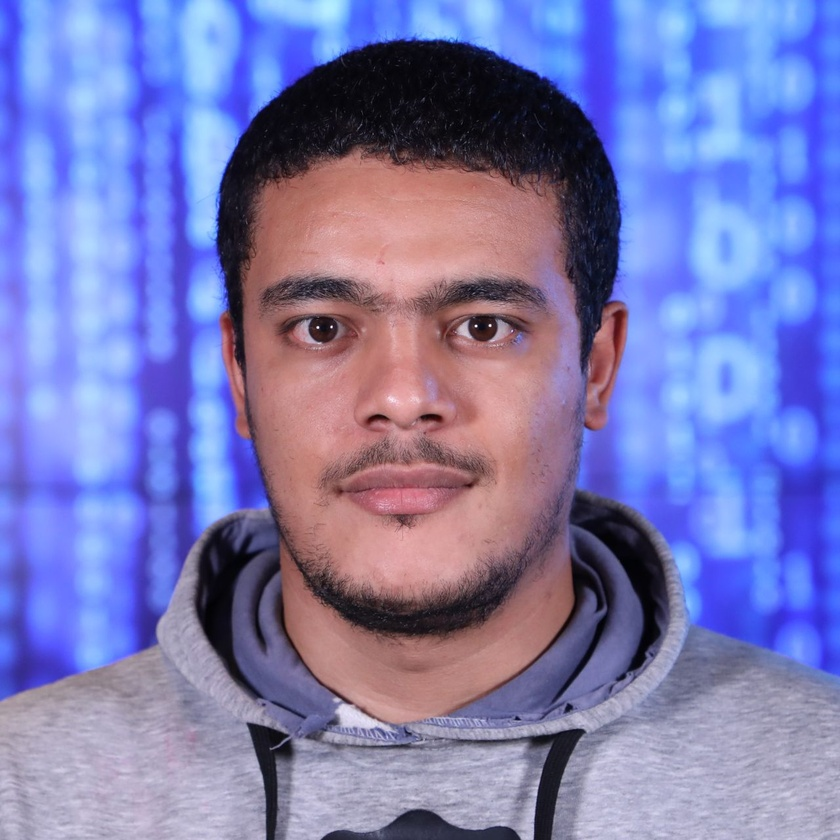
#> input picture Python_Module_03/mochegri.jpeg, 840 x 840 px, shrunk from 1280 x 1280 before the run
$ python t.py
#> lines starting #> are read from the running program, lines starting #| are printed output that depends on the picture
#> further down, array is the input picture: shape (840, 840, 3); mean R, G, B 122.8, 123.3, 180
### Python_Module_03/ex03/ColorFilter.py
import numpy as np

class ColorFilter:
    def __init__(self):
        pass

    def invert(self, array):
        """
        Inverts the color of the image received as a numpy array.
        Args:
        -----
            array: numpy.ndarray corresponding to the image.
        Return:
        -------
            array: numpy.ndarray corresponding to the transformed image.
            None: otherwise.
        Raises:
        -------
        This function should not raise any Exception.
        """
        try:
            new_arr = 255 - array
            return new_arr
        except:
            return None

    def to_blue(self, array):
        """
        Applies a blue filter to the image received as a numpy array.
        Args:
        -----
            array: numpy.ndarray corresponding to the image.
        Return:
        -------
            array: numpy.ndarray corresponding to the transformed image.
            None: otherwise.
        Raises:
        -------
        This function should not raise any Exception.
        """
        try:
            new_arr = array.copy()
            new_arr[:,:, 0] = 0
            new_arr[:,:, 1] = 0
            return new_arr
        except:
            return None

    def to_green(self, array):
        """
        Applies a green filter to the image received as a numpy array.
        Args:
        -----
            array: numpy.ndarray corresponding to the image.
        Return:
        -------
            array: numpy.ndarray corresponding to the transformed image.
            None: otherwise.
        Raises:
        -------
        This function should not raise any Exception.
        """
        try:
            new_arr = array.copy()
            new_arr[:,:, 0] = 0
            new_arr[:,:, 2] = 0
            return new_arr
        except:
            return None

    def to_red(self, array):
        """
        Applies a red filter to the image received as a numpy array.
        Args:
        -----
            array: numpy.ndarray corresponding to the image.
        Return:
        -------
            array: numpy.ndarray corresponding to the transformed image.
            None: otherwise.
        Raises:
        -------
        This function should not raise any Exception.
        """
        try:
            new_arr = array.copy()
            new_arr[:,:, 1] = 0
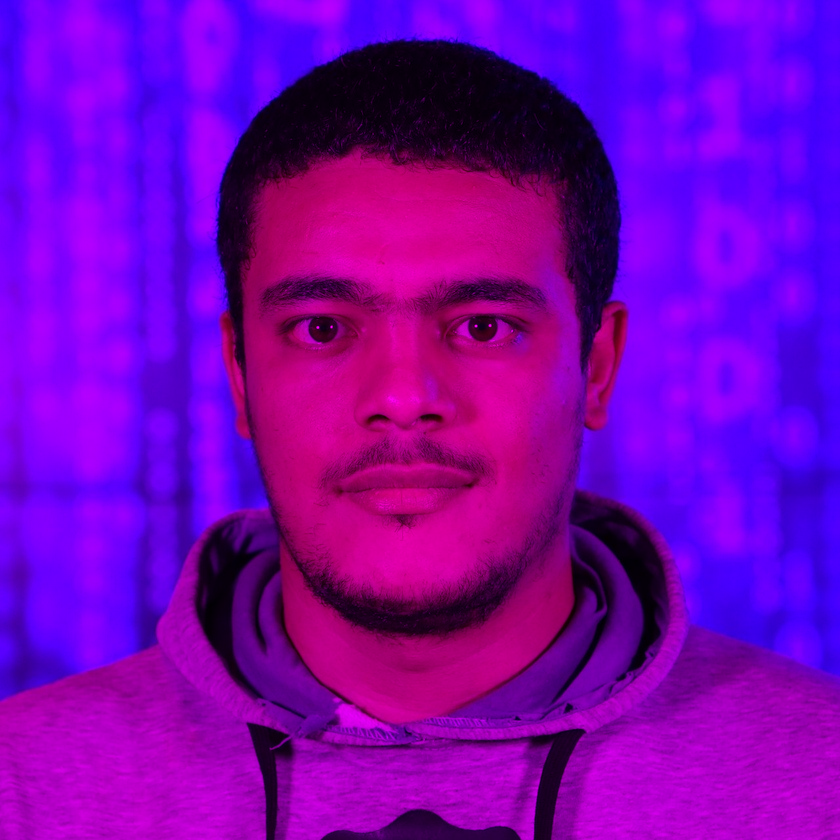
#> new_arr: shape (840, 840, 3); mean R, G, B 122.8, 0, 180
            new_arr[:,:, 2] = 0
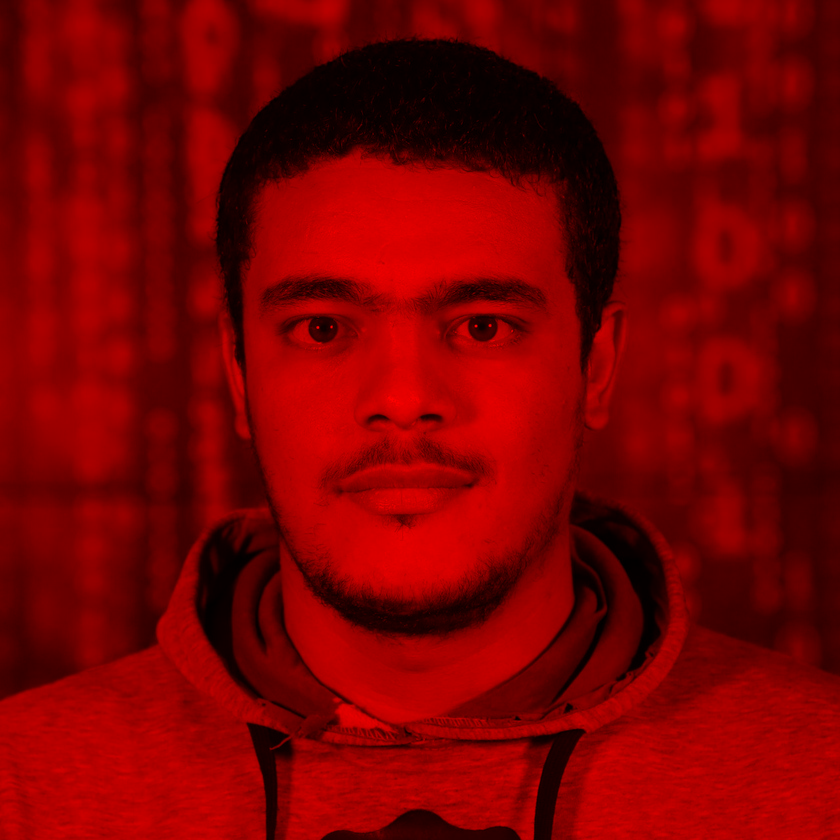
#> new_arr: shape (840, 840, 3); mean R, G, B 122.8, 0, 0
            return new_arr
        except:
            return None

    # [25 lines left out: function to_celluloid, not called in this run]

    def to_grayscale(self, array, filter, **kwargs):
        """
        Applies a grayscale filter to the image received as a numpy array.
        For filter = ’mean’/’m’: performs the mean of RBG channels.
        For filter = ’weight’/’w’: performs a weighted mean of RBG channels.
        Args:
        -----
            array: numpy.ndarray corresponding to the image.
            filter: string with accepted values in [’m’,’mean’,’w’,’weight’]
            weights: [kwargs] list of 3 floats where the sum equals to 1,
            corresponding to the weights of each RBG channels.
        Return:
        -------
            array: numpy.ndarray corresponding to the transformed image.
            None: otherwise.
        Raises:
        -------
        This function should not raise any Exception.
        """
#> called with filter = 'm'
        grayscale = np.copy(array)
        if filter == 'mean' or filter == 'm':
            return np.sum(grayscale[...,:3] * [0.2989, 0.5870, 0.1140], axis=-1)
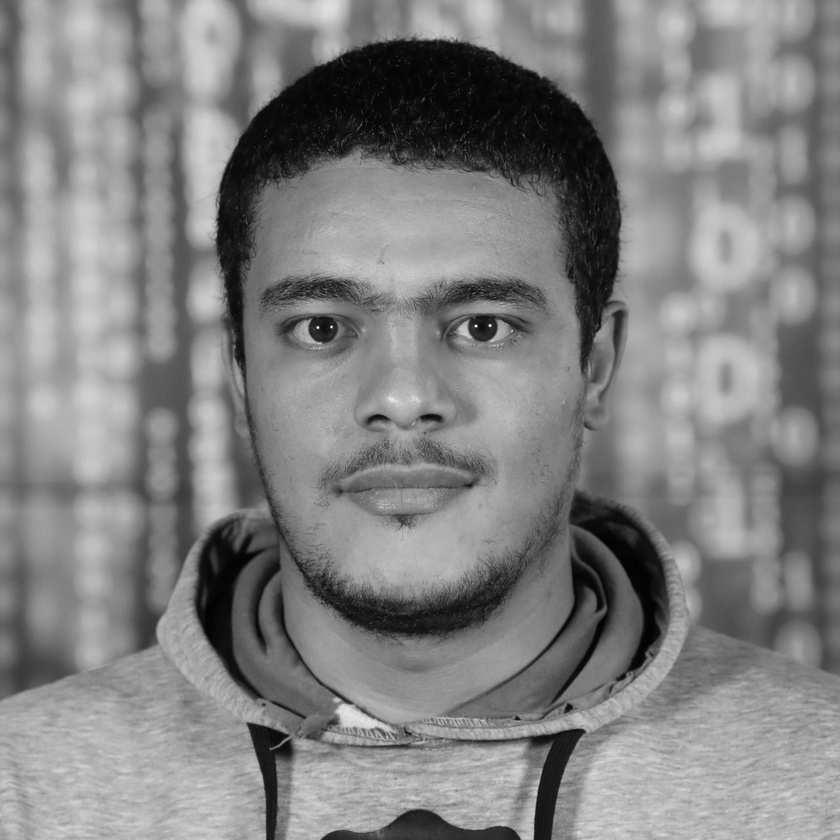
#> returned value: shape (840, 840) float64; min 0.228, max 252, mean 129.6
        elif filter == 'weight' or filter == 'w':
            return np.sum(grayscale[...,:3] * kwargs['weights'], axis=-1)

### Python_Module_03/ex03/t.py
import numpy as np
import matplotlib
from matplotlib import pyplot as plt

from ColorFilter import ColorFilter
cf = ColorFilter()

for f in [cf.to_red, cf.to_green, cf.to_blue, cf.invert]:
	array = plt.imread("../mochegri.jpeg")
	plt.imshow(f(array))
	plt.show()

im = cf.to_grayscale(array, "m")
plt.imshow(im, cmap="gray")
plt.show()

im = cf.to_grayscale(array, "w", weights = [0.2126, 0.7152, 0.0722])
plt.imshow(im, cmap="gray")
plt.show()
